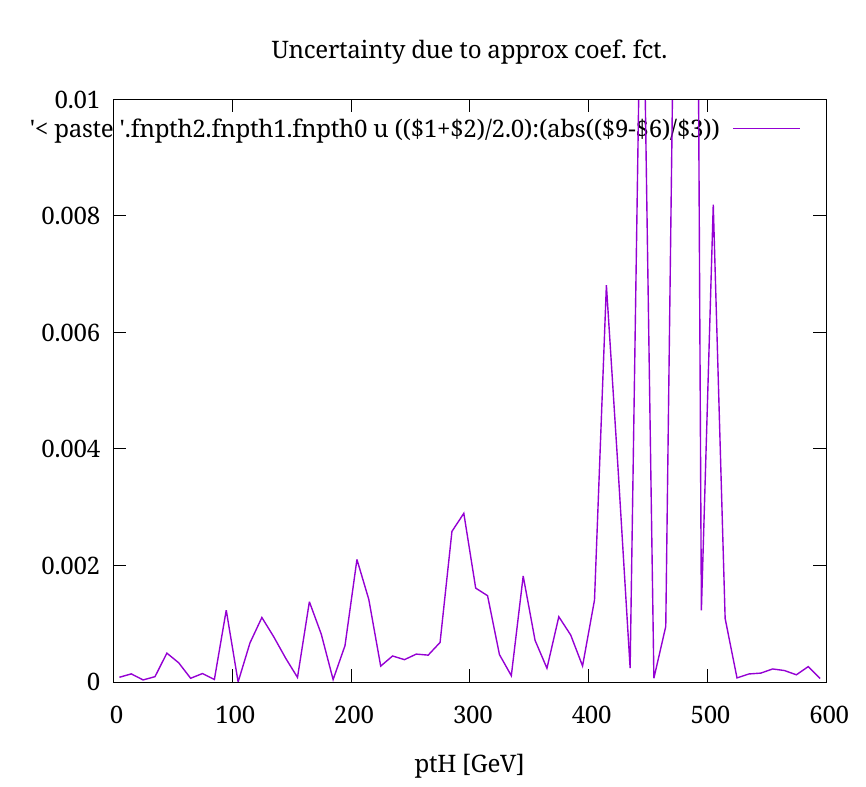

The script that saved this image:
set term pdfcairo enhanced color transparent font "Times, 26" size 22cm,20cm

fnpth0='ptH_n3lo-nnlo_imod0.dat '
fnpth1='ptH_n3lo-nnlo_imod1.dat '
fnpth2='ptH_n3lo-nnlo_imod2.dat '
fnyh0='yH_n3lo-nnlo_imod0.dat '
fnyh1='yH_n3lo-nnlo_imod1.dat '
fnyh2='yH_n3lo-nnlo_imod2.dat '

set output 'impact_ccdiff.pdf'
set title 'Uncertainty due to approx coef. fct.'
set xlabel 'ptH [GeV]'
set yrange [0:0.01]
plot '< paste '.fnpth2.fnpth1.fnpth0 u (($1+$2)/2.0):(abs(($9-$6)/$3)) w l lw 2

set xlabel 'yH'
set yrange [0:0.002]
plot '< paste '.fnyh2.fnyh1.fnyh0 u (($1+$2)/2.0):(abs(($9-$6)/$3)) w l lw 2
